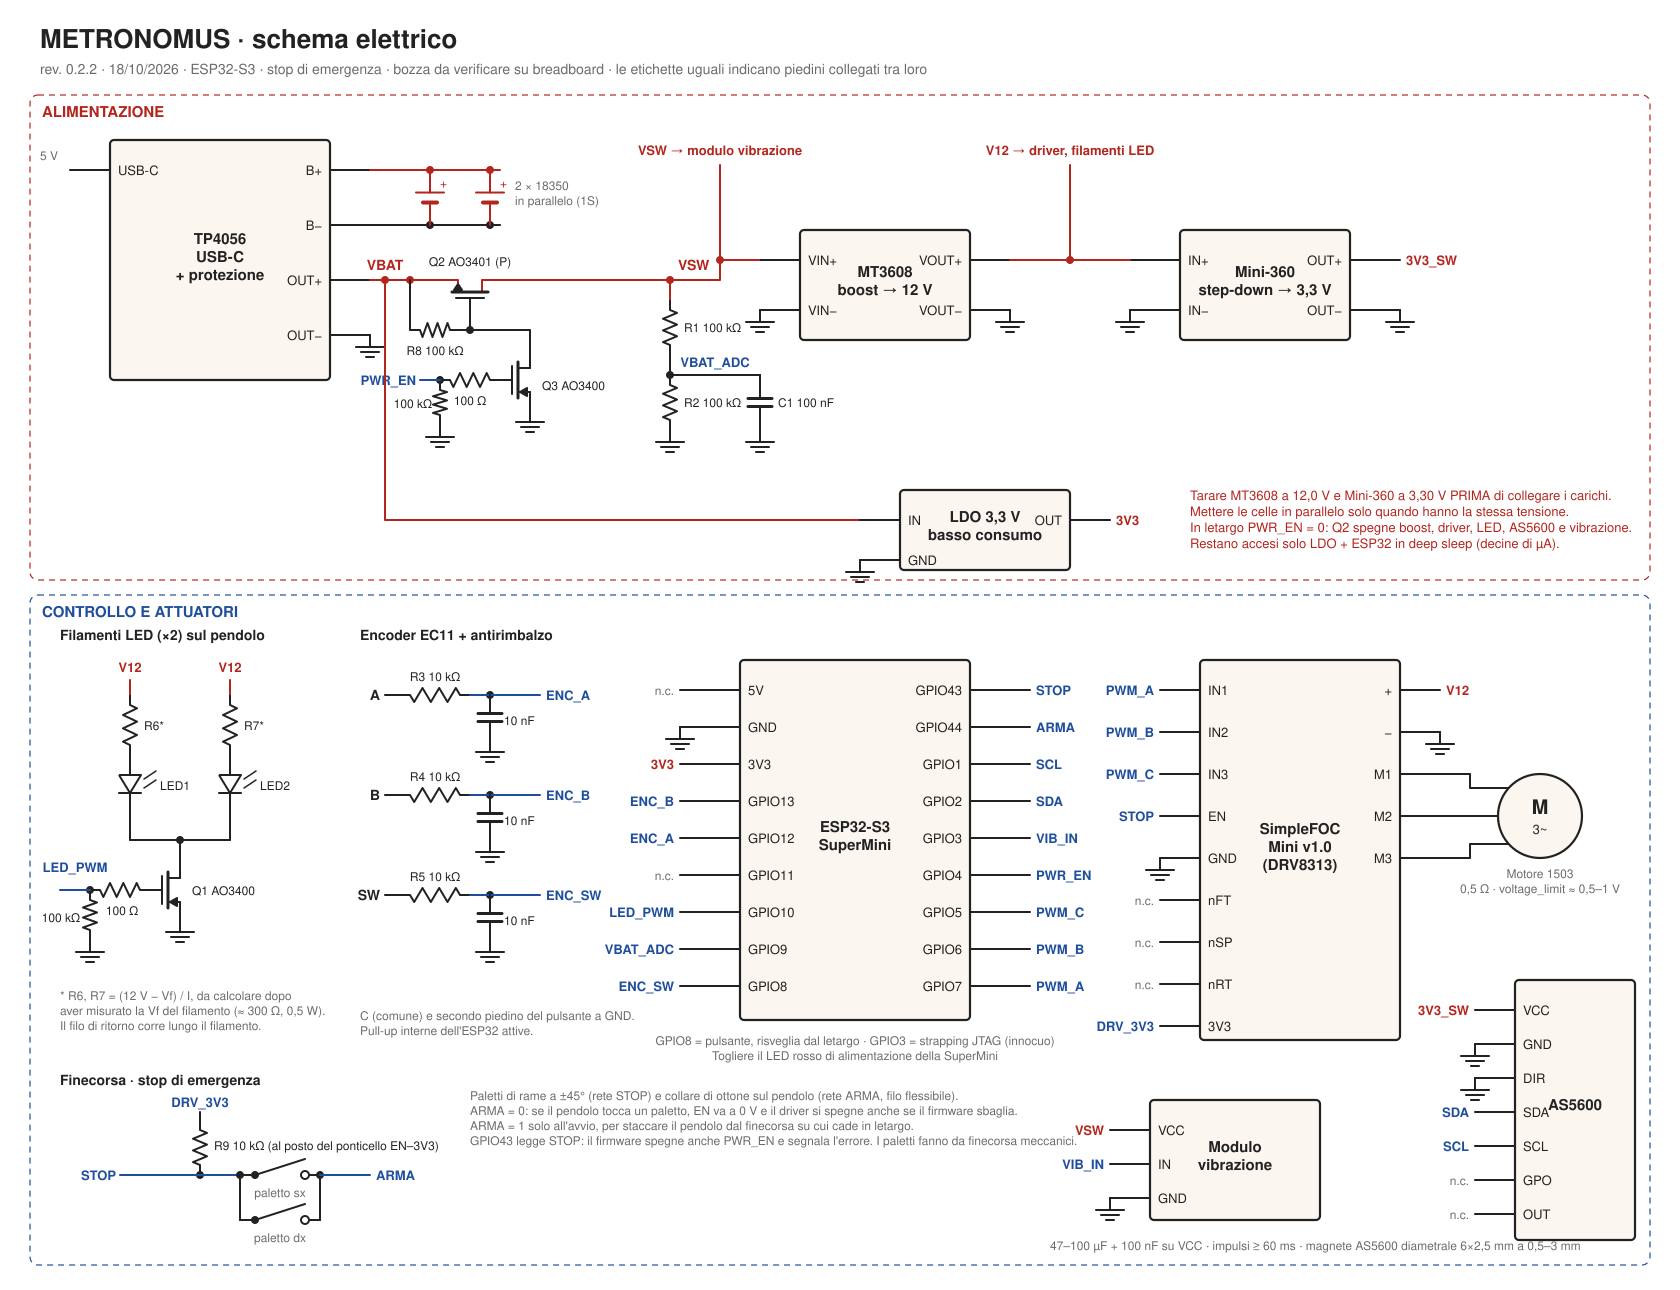

This figure's Python source:
"""Schema elettrico di Metronomus (schema a moduli con etichette di rete).

Genera hardware/schema.svg, e anche schema.pdf / schema.png se cairosvg è installato.
Uso: python hardware/schema.py
I nomi delle reti sono gli stessi di hardware/pinout.md e del piano fili:
due piedini con la stessa etichetta sono collegati tra loro.
"""
from pathlib import Path

QUI = Path(__file__).parent
W, H = 1680, 1290  # circa A3 orizzontale

ROSSO, BLU, NERO, GRIGIO = "#b3261e", "#1f4e9c", "#222222", "#6b6b6b"
POTENZA = {"V12", "VSW", "3V3", "3V3_SW", "VBAT"}
el = []


def linea(x1, y1, x2, y2, c=NERO, w=2):
    el.append(f'<line x1="{x1}" y1="{y1}" x2="{x2}" y2="{y2}" stroke="{c}" stroke-width="{w}" stroke-linecap="round"/>')


def poli(punti, c=NERO, w=2, fill="none"):
    p = " ".join(f"{x},{y}" for x, y in punti)
    el.append(f'<polyline points="{p}" stroke="{c}" stroke-width="{w}" fill="{fill}" stroke-linejoin="round"/>')


def testo(x, y, t, c=NERO, s=14, a="start", peso="normal"):
    for i, riga in enumerate(t.split("\n")):
        el.append(f'<text x="{x}" y="{y + i * (s + 3)}" fill="{c}" font-size="{s}" text-anchor="{a}" '
                  f'font-weight="{peso}" font-family="Helvetica, Arial, sans-serif">{riga}</text>')


def punto(x, y, c=NERO):
    el.append(f'<circle cx="{x}" cy="{y}" r="4" fill="{c}"/>')


def massa(x, y):
    """Simbolo di massa con il terminale in (x, y)."""
    linea(x, y, x, y + 12)
    for i, l in enumerate((14, 9, 4)):
        linea(x - l, y + 12 + i * 5, x + l, y + 12 + i * 5)


def resistenza(x, y, l=60, verticale=True, c=NERO):
    n, a = 6, 7
    if verticale:
        pts = [(x, y), (x, y + 10)] + [(x + (a if i % 2 == 0 else -a), y + 10 + (l - 20) * (i + 0.5) / n) for i in range(n)] + [(x, y + l - 10), (x, y + l)]
    else:
        pts = [(x, y), (x + 10, y)] + [(x + 10 + (l - 20) * (i + 0.5) / n, y + (a if i % 2 == 0 else -a)) for i in range(n)] + [(x + l - 10, y), (x + l, y)]
    poli(pts, c)


def condensatore(x, y, l=50):
    m = y + l / 2
    linea(x, y, x, m - 4)
    linea(x - 12, m - 4, x + 12, m - 4, w=3)
    linea(x - 12, m + 4, x + 12, m + 4, w=3)
    linea(x, m + 4, x, y + l)


def batteria(x, y, l=60, c=ROSSO):
    """Cella verticale, + in alto."""
    m = y + l / 2
    linea(x, y, x, m - 5, c)
    linea(x - 14, m - 5, x + 14, m - 5, c, 2)
    linea(x - 7, m + 5, x + 7, m + 5, c, 4)
    linea(x, m + 5, x, y + l, c)
    testo(x + 10, m - 10, "+", c, 12)


def interruttore(x, y, l=80, c=ROSSO):
    linea(x, y, x + 15, y, c)
    punto(x + 15, y, c)
    linea(x + 15, y, x + l - 15, y - 16, c)
    el.append(f'<circle cx="{x + l - 15}" cy="{y}" r="4" fill="white" stroke="{c}" stroke-width="2"/>')
    linea(x + l - 11, y, x + l, y, c)


def led(x, y, l=60):
    """LED verticale, anodo in alto."""
    m = y + l / 2
    linea(x, y, x, m - 10)
    poli([(x - 11, m - 10), (x + 11, m - 10), (x, m + 8), (x - 11, m - 10)], NERO, 2, "white")
    linea(x - 11, m + 8, x + 11, m + 8)
    linea(x, m + 8, x, y + l)
    for d in (0, 9):
        linea(x + 14, m - 6 + d, x + 26, m - 14 + d, NERO, 1.5)


def nmos(x, y):
    """MOSFET N: drain in (x, y), source in (x, y + 60), gate in (x - 30, y + 30)."""
    linea(x, y, x, y + 18)
    linea(x, y + 18, x - 12, y + 18)
    linea(x, y + 42, x - 12, y + 42)
    linea(x, y + 42, x, y + 60)
    linea(x - 12, y + 12, x - 12, y + 48, w=3)
    linea(x - 18, y + 16, x - 18, y + 44)
    linea(x - 30, y + 30, x - 18, y + 30)
    poli([(x - 10, y + 42), (x - 3, y + 38), (x - 3, y + 46), (x - 10, y + 42)], fill=NERO)


def pmos(x, y):
    """MOSFET P orizzontale: source in (x, y), drain in (x + 60, y), gate in (x + 30, y + 30)."""
    poli([(x, y), (x + 18, y), (x + 18, y + 12)], ROSSO)
    poli([(x + 60, y), (x + 42, y), (x + 42, y + 12)], ROSSO)
    linea(x + 12, y + 12, x + 48, y + 12, NERO, 3)
    linea(x + 16, y + 18, x + 44, y + 18)
    linea(x + 30, y + 18, x + 30, y + 30)
    poli([(x + 18, y + 4), (x + 14, y + 10), (x + 22, y + 10), (x + 18, y + 4)], fill=NERO)


def etichetta_rete(x, y, nome, lato):
    if nome == "GND":
        massa(x, y)
    elif nome == "n.c.":
        testo(x + (-6 if lato == "sx" else 6), y + 5, "n.c.", GRIGIO, 12, "end" if lato == "sx" else "start")
    else:
        c = ROSSO if nome in POTENZA else BLU
        testo(x + (-6 if lato == "sx" else 6), y + 5, nome, c, 13, "end" if lato == "sx" else "start", "bold")


def modulo(x, y, w, h, titolo, sx=(), dx=(), passo=40, stub=50):
    """Riquadro di un modulo. sx/dx: lista di (pin, rete); rete '' = solo terminale libero.
    Restituisce pin -> coordinate dell'estremità del terminale."""
    el.append(f'<rect x="{x}" y="{y}" width="{w}" height="{h}" fill="#fbf7f0" stroke="{NERO}" stroke-width="2.2" rx="4"/>')
    righe = titolo.count("\n")
    testo(x + w / 2, y + h / 2 - 8 * righe, titolo, NERO, 15, "middle", "bold")
    pos = {}
    for lato, lista in (("sx", sx), ("dx", dx)):
        for i, (p, rete) in enumerate(lista):
            py = y + 30 + i * passo
            if lato == "sx":
                testo(x + 8, py + 5, p, NERO, 13)
                linea(x - stub, py, x, py)
                pos[p] = (x - stub, py)
            else:
                testo(x + w - 8, py + 5, p, NERO, 13, "end")
                linea(x + w, py, x + w + stub, py)
                pos[p] = (x + w + stub, py)
            if rete:
                etichetta_rete(*pos[p], rete, lato)
    return pos


def sezione(x, y, w, h, titolo, c):
    el.append(f'<rect x="{x}" y="{y}" width="{w}" height="{h}" fill="none" stroke="{c}" stroke-width="1.2" stroke-dasharray="6 5" rx="8"/>')
    testo(x + 12, y + 22, titolo, c, 15, "start", "bold")


# ------------------------------------------------------------------ cartiglio
testo(40, 48, "METRONOMUS · schema elettrico", NERO, 26, "start", "bold")
testo(40, 74, "rev. 0.2.2 · 18/10/2026 · ESP32-S3 · stop di emergenza · bozza da verificare su breadboard · "
      "le etichette uguali indicano piedini collegati tra loro", GRIGIO, 14)

# ------------------------------------------------------------------ ALIMENTAZIONE
sezione(30, 95, 1620, 485, "ALIMENTAZIONE", ROSSO)

tp = modulo(110, 140, 220, 240, "TP4056\nUSB-C\n+ protezione", sx=[("USB-C", "")],
            dx=[("B+", ""), ("B−", ""), ("OUT+", ""), ("OUT−", "")], passo=55, stub=40)
testo(58, 160, "5 V", GRIGIO, 12, "end")
# celle in parallelo tra B+ e B−
bx, yp, yn = tp["B+"][0], tp["B+"][1], tp["B−"][1]
linea(bx, yp, bx + 130, yp, ROSSO)
linea(bx, yn, bx + 130, yn)
for cx in (bx + 60, bx + 120):
    punto(cx, yp, ROSSO)
    punto(cx, yn)
    batteria(cx, yp, yn - yp)
testo(bx + 145, yp + 20, "2 × 18350\nin parallelo (1S)", GRIGIO, 12)
# OUT+ = VBAT (sempre presente) → interruttore elettronico Q2/Q3 → VSW
ox, oy = tp["OUT+"]
linea(ox, oy, 440, oy, ROSSO)
punto(385, oy, ROSSO)
testo(385, oy - 10, "VBAT", ROSSO, 14, "middle", "bold")
punto(410, oy, ROSSO)
pmos(440, oy)
testo(470, oy - 14, "Q2 AO3401 (P)", NERO, 12, "middle")
# R8 tra source e gate di Q2
linea(410, oy, 410, oy + 50)
resistenza(410, oy + 50, 50, verticale=False)
testo(435, oy + 75, "R8 100 kΩ", NERO, 12, "middle")
linea(460, oy + 50, 470, oy + 50)
linea(470, oy + 30, 470, oy + 50)
punto(470, oy + 50)
poli([(470, oy + 50), (530, oy + 50), (530, oy + 70)])
nmos(530, oy + 70)
testo(542, oy + 110, "Q3 AO3400", NERO, 12)
massa(530, oy + 130)
resistenza(440, oy + 100, 60, verticale=False)
testo(470, oy + 125, "100 Ω", NERO, 12, "middle")
punto(440, oy + 100)
resistenza(440, oy + 100, 45)
massa(440, oy + 145)
testo(432, oy + 128, "100 kΩ", NERO, 12, "end")
linea(440, oy + 100, 420, oy + 100, BLU)
testo(416, oy + 105, "PWR_EN", BLU, 13, "end", "bold")
vsw = (ox + 300, oy)
linea(500, oy, vsw[0], oy, ROSSO)
punto(*vsw, ROSSO)
testo(vsw[0] + 8, vsw[1] - 10, "VSW", ROSSO, 14, "start", "bold")
massa(*tp["OUT−"])
# LDO sempre acceso per l'ESP32
poli([(385, oy), (385, 520), (860, 520)], ROSSO)
ldo = modulo(900, 490, 170, 80, "LDO 3,3 V\nbasso consumo", sx=[("IN", ""), ("GND", "GND")],
             dx=[("OUT", "3V3")], passo=40, stub=40)

# partitore batteria da VSW
x_, y_ = vsw
linea(x_, y_, x_, y_ + 20, ROSSO)
resistenza(x_, y_ + 20, 55)
testo(x_ + 14, y_ + 52, "R1 100 kΩ", NERO, 12)
adc = (x_, y_ + 95)
linea(x_, y_ + 75, *adc)
punto(*adc)
resistenza(x_, adc[1], 55)
testo(x_ + 14, adc[1] + 32, "R2 100 kΩ", NERO, 12)
massa(x_, adc[1] + 55)
linea(x_, adc[1], x_ + 90, adc[1])
condensatore(x_ + 90, adc[1], 55)
testo(x_ + 108, adc[1] + 32, "C1 100 nF", NERO, 12)
massa(x_ + 90, adc[1] + 55)
testo(x_ + 45, adc[1] - 8, "VBAT_ADC", BLU, 13, "middle", "bold")

# MT3608
mt = modulo(800, 230, 170, 110, "MT3608\nboost → 12 V", sx=[("VIN+", ""), ("VIN−", "GND")],
            dx=[("VOUT+", ""), ("VOUT−", "GND")], passo=50, stub=40)
poli([vsw, (720, vsw[1]), (720, mt["VIN+"][1]), mt["VIN+"]], ROSSO)
linea(720, mt["VIN+"][1], 720, 165, ROSSO)
punto(720, mt["VIN+"][1], ROSSO)
testo(720, 155, "VSW → modulo vibrazione", ROSSO, 13, "middle", "bold")
v12 = (mt["VOUT+"][0] + 60, mt["VOUT+"][1])
linea(*mt["VOUT+"], *v12, ROSSO)
punto(*v12, ROSSO)
linea(v12[0], v12[1], v12[0], 165, ROSSO)
testo(v12[0], 155, "V12 → driver, filamenti LED", ROSSO, 13, "middle", "bold")

# Mini-360
mn = modulo(1180, 230, 170, 110, "Mini-360\nstep-down → 3,3 V", sx=[("IN+", ""), ("IN−", "GND")],
            dx=[("OUT+", "3V3_SW"), ("OUT−", "GND")], passo=50, stub=50)
linea(*v12, *mn["IN+"], ROSSO)

testo(1190, 500, "Tarare MT3608 a 12,0 V e Mini-360 a 3,30 V PRIMA di collegare i carichi.\n"
      "Mettere le celle in parallelo solo quando hanno la stessa tensione.\n"
      "In letargo PWR_EN = 0: Q2 spegne boost, driver, LED, AS5600 e vibrazione.\n"
      "Restano accesi solo LDO + ESP32 in deep sleep (decine di µA).", ROSSO, 13)

# ------------------------------------------------------------------ CONTROLLO
INIZIO_CONTROLLO = len(el)
sezione(30, 495, 1620, 670, "CONTROLLO E ATTUATORI", BLU)

esp = modulo(740, 560, 230, 360, "ESP32-S3\nSuperMini",
             sx=[("5V", "n.c."), ("GND", "GND"), ("3V3", "3V3"), ("GPIO13", "ENC_B"), ("GPIO12", "ENC_A"),
                 ("GPIO11", "n.c."), ("GPIO10", "LED_PWM"), ("GPIO9", "VBAT_ADC"), ("GPIO8", "ENC_SW")],
             dx=[("GPIO43", "STOP"), ("GPIO44", "ARMA"), ("GPIO1", "SCL"), ("GPIO2", "SDA"), ("GPIO3", "VIB_IN"),
                 ("GPIO4", "PWR_EN"), ("GPIO5", "PWM_C"), ("GPIO6", "PWM_B"), ("GPIO7", "PWM_A")],
             passo=37, stub=60)
testo(855, 945, "GPIO8 = pulsante, risveglia dal letargo · GPIO3 = strapping JTAG (innocuo)\nTogliere il LED rosso di alimentazione della SuperMini", GRIGIO, 12, "middle")

drv = modulo(1200, 560, 200, 380, "SimpleFOC\nMini v1.0\n(DRV8313)",
             sx=[("IN1", "PWM_A"), ("IN2", "PWM_B"), ("IN3", "PWM_C"), ("EN", "STOP"), ("GND", "GND"),
                 ("nFT", "n.c."), ("nSP", "n.c."), ("nRT", "n.c."), ("3V3", "DRV_3V3")],
             dx=[("+", "V12"), ("−", "GND"), ("M1", ""), ("M2", ""), ("M3", "")], passo=42, stub=40)
mx, my = 1540, drv["M2"][1]
el.append(f'<circle cx="{mx}" cy="{my}" r="42" fill="#fbf7f0" stroke="{NERO}" stroke-width="2.2"/>')
testo(mx, my - 2, "M", NERO, 20, "middle", "bold")
testo(mx, my + 18, "3~", NERO, 13, "middle")
for p, d in (("M1", -28), ("M2", 0), ("M3", 28)):
    x0, y0 = drv[p]
    xe = mx - (42 ** 2 - d ** 2) ** 0.5
    poli([(x0, y0), (x0 + 30, y0), (x0 + 30, my + d), (xe, my + d)])
testo(mx, my + 62, "Motore 1503\n0,5 Ω · voltage_limit ≈ 0,5–1 V", GRIGIO, 12, "middle")

asx = modulo(1515, 880, 120, 260, "AS5600",
             sx=[("VCC", "3V3_SW"), ("GND", "GND"), ("DIR", "GND"), ("SDA", "SDA"), ("SCL", "SCL"),
                 ("GPO", "n.c."), ("OUT", "n.c.")], passo=34, stub=40)

vib = modulo(1150, 1000, 170, 120, "Modulo\nvibrazione", sx=[("VCC", "VSW"), ("IN", "VIB_IN"), ("GND", "GND")],
             passo=34, stub=40)
testo(1050, 1150, "47–100 µF + 100 nF su VCC · impulsi ≥ 60 ms · magnete AS5600 diametrale 6×2,5 mm a 0,5–3 mm", GRIGIO, 12)

# filamenti LED
testo(60, 540, "Filamenti LED (×2) sul pendolo", NERO, 14, "start", "bold")
for k, x in enumerate((130, 230)):
    testo(x, 572, "V12", ROSSO, 13, "middle", "bold")
    linea(x, 580, x, 595, ROSSO)
    resistenza(x, 595, 60)
    testo(x + 14, 630, f"R{6 + k}*", NERO, 12)
    led(x, 655, 60)
    testo(x + 30, 690, f"LED{k + 1}", NERO, 12)
    linea(x, 715, x, 740)
linea(130, 740, 230, 740)
punto(180, 740)
linea(180, 740, 180, 760)
nmos(180, 760)
testo(192, 795, "Q1 AO3400", NERO, 12)
massa(180, 820)
resistenza(90, 790, 60, verticale=False)
testo(122, 815, "100 Ω", NERO, 12, "middle")
punto(90, 790)
resistenza(90, 790, 50)
testo(80, 822, "100 kΩ", NERO, 12, "end")
massa(90, 840)
linea(90, 790, 60, 790, BLU)
testo(56, 795, "LED_PWM", BLU, 13, "end", "bold") if False else testo(75, 772, "LED_PWM", BLU, 13, "middle", "bold")
testo(60, 900, "* R6, R7 = (12 V − Vf) / I, da calcolare dopo\naver misurato la Vf del filamento (≈ 300 Ω, 0,5 W).\n"
      "Il filo di ritorno corre lungo il filamento.", GRIGIO, 12)

# encoder EC11 con antirimbalzo
testo(360, 540, "Encoder EC11 + antirimbalzo", NERO, 14, "start", "bold")
for i, (pin_, rete, rn) in enumerate((("A", "ENC_A", "R3"), ("B", "ENC_B", "R4"), ("SW", "ENC_SW", "R5"))):
    y = 595 + i * 100
    testo(380, y + 5, pin_, NERO, 14, "end", "bold")
    linea(385, y, 400, y)
    resistenza(400, y, 70, verticale=False)
    testo(435, y - 14, f"{rn} 10 kΩ", NERO, 12, "middle")
    punto(490, y)
    linea(470, y, 540, y, BLU)
    testo(546, y + 5, rete, BLU, 13, "start", "bold")
    condensatore(490, y, 45)
    testo(504, y + 30, "10 nF", NERO, 12)
    massa(490, y + 45)
testo(360, 920, "C (comune) e secondo piedino del pulsante a GND.\nPull-up interne dell'ESP32 attive.", GRIGIO, 12)

# finecorsa: stop di emergenza
testo(60, 985, "Finecorsa · stop di emergenza", NERO, 14, "start", "bold")
nx, ny = 200, 1075
testo(nx, 1007, "DRV_3V3", BLU, 13, "middle", "bold")
linea(nx, 1012, nx, 1020)
resistenza(nx, 1020, ny - 1020)
testo(nx + 14, 1050, "R9 10 kΩ (al posto del ponticello EN–3V3)", NERO, 12)
punto(nx, ny)
linea(120, ny, nx + 40, ny, BLU)
testo(116, ny + 5, "STOP", BLU, 13, "end", "bold")
for yy, lato in ((ny, "sx"), (ny + 45, "dx")):
    interruttore(nx + 40, yy, 80, NERO)
    testo(nx + 80, yy + 22, f"paletto {lato}", GRIGIO, 12, "middle")
linea(nx + 40, ny, nx + 40, ny + 45)
linea(nx + 120, ny, nx + 120, ny + 45)
punto(nx + 40, ny)
punto(nx + 120, ny)
linea(nx + 120, ny, nx + 170, ny, BLU)
testo(nx + 176, ny + 5, "ARMA", BLU, 13, "start", "bold")
testo(470, 1000, "Paletti di rame a ±45° (rete STOP) e collare di ottone sul pendolo (rete ARMA, filo flessibile).\n"
      "ARMA = 0: se il pendolo tocca un paletto, EN va a 0 V e il driver si spegne anche se il firmware sbaglia.\n"
      "ARMA = 1 solo all'avvio, per staccare il pendolo dal finecorsa su cui cade in letargo.\n"
      "GPIO43 legge STOP: il firmware spegne anche PWR_EN e segnala l'errore. I paletti fanno da finecorsa meccanici.", GRIGIO, 12)

el[INIZIO_CONTROLLO:] = ['<g transform="translate(0,100)">'] + el[INIZIO_CONTROLLO:] + ["</g>"]
svg = (f'<svg xmlns="http://www.w3.org/2000/svg" width="{W}" height="{H}" viewBox="0 0 {W} {H}">'
       f'<rect width="{W}" height="{H}" fill="white"/>' + "\n".join(el) + "</svg>")
(QUI / "schema.svg").write_text(svg, encoding="utf-8")

try:
    import cairosvg
    cairosvg.svg2pdf(url=str(QUI / "schema.svg"), write_to=str(QUI / "schema.pdf"))
    cairosvg.svg2png(url=str(QUI / "schema.svg"), write_to=str(QUI / "schema.png"), scale=1.5)
except ImportError:
    pass
